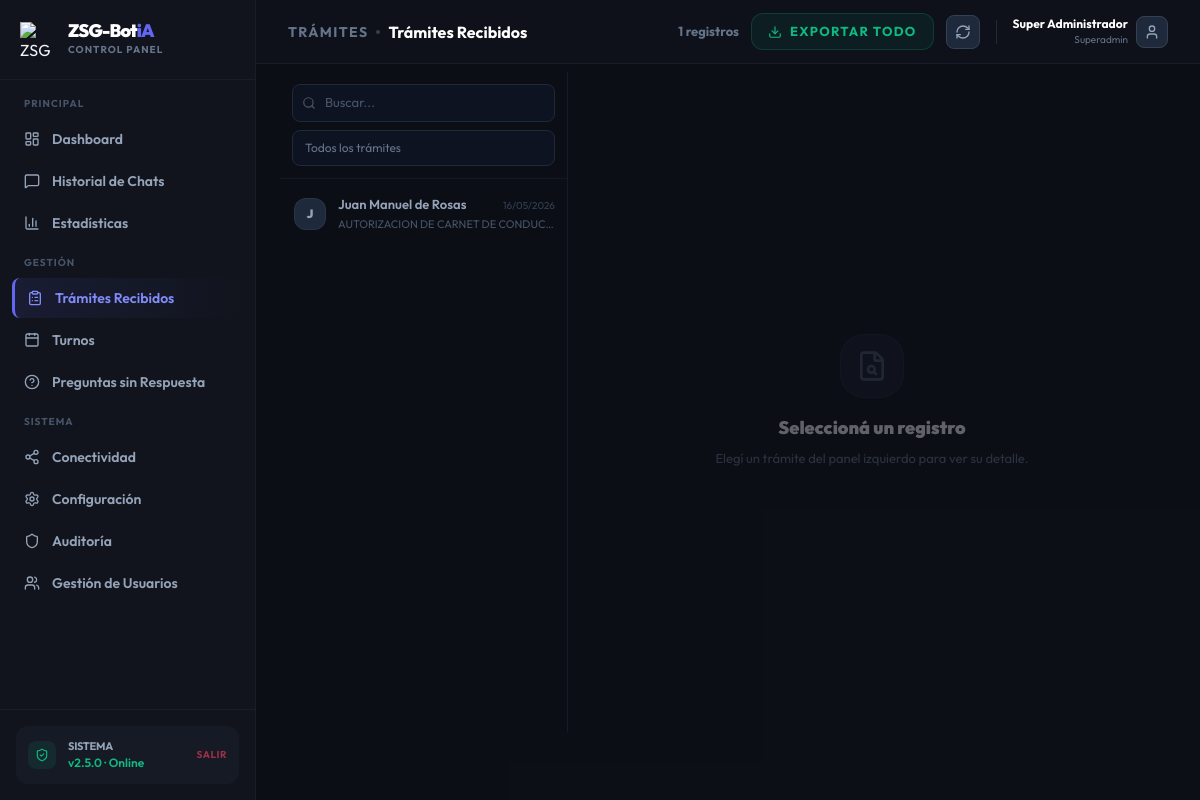
The page /admin/submissions (signed in) on the database its author committed.
### tables this page shows
CREATE TABLE admin_users (
            id            INTEGER PRIMARY KEY AUTOINCREMENT,
            username      TEXT UNIQUE NOT NULL,
            full_name     TEXT NOT NULL,
            email         TEXT,
            password_hash TEXT NOT NULL,
            role          TEXT NOT NULL DEFAULT 'operator',
            is_active     INTEGER NOT NULL DEFAULT 1,
            created_by    INTEGER,
            created_at    TIMESTAMP DEFAULT CURRENT_TIMESTAMP,
            last_login    TIMESTAMP
        );

CREATE TABLE user_profiles (user_id TEXT PRIMARY KEY, full_name TEXT, created_at TIMESTAMP DEFAULT CURRENT_TIMESTAMP, avatar_url TEXT);

CREATE TABLE form_submissions (
        id INTEGER PRIMARY KEY AUTOINCREMENT,
        thread_id TEXT,
        topic TEXT,
        data TEXT,
        status TEXT DEFAULT 'pending',
        created_at TIMESTAMP DEFAULT CURRENT_TIMESTAMP
    );

### src/main.py (the view)
@app.get("/admin/submissions", response_class=HTMLResponse)
async def view_submissions(request: Request, user: dict = Depends(require_permission("submissions"))):
    submissions = []
    try:
        conn = sqlite3.connect(os.path.join(ROOT_DIR, "settings.sqlite")); conn.row_factory = sqlite3.Row
        cursor = conn.cursor()
        try:
            cursor.execute("SELECT topic FROM form_submissions LIMIT 1")
        except:
            cursor.execute("ALTER TABLE form_submissions RENAME COLUMN form_topic TO topic")
            conn.commit()
        cursor.execute("SELECT * FROM form_submissions ORDER BY created_at DESC")
        raw_submissions = cursor.fetchall()
        for s in raw_submissions:
            sub = dict(s)
            cursor.execute("SELECT full_name FROM user_profiles WHERE user_id = ? OR CAST(user_id AS TEXT) = ?", (sub['thread_id'], str(sub['thread_id'])))
            name_row = cursor.fetchone()
            sub['user_name'] = name_row[0] if name_row else "Usuario Desconocido"
            try:
                sub['parsed_data'] = json.loads(sub['data'])
            except:
                sub['parsed_data'] = {"Error": "Datos no legibles"}
            try:
                dt = datetime.fromisoformat(sub['created_at'].replace(' ', 'T'))
                sub['formatted_date'] = dt.strftime("%d/%m/%Y %H:%M")
            except:
                sub['formatted_date'] = sub['created_at']
            cursor.execute("SELECT file_path, file_name, file_type, context FROM attachments WHERE form_id = ? ORDER BY created_at DESC", (sub['id'],))
            sub['attachments'] = [dict(a) for a in cursor.fetchall()]
            if not sub['attachments']:
                cursor.execute("SELECT file_path, file_name, file_type, context FROM attachments WHERE thread_id = ? AND form_id IS NULL ORDER BY created_at DESC", (sub['thread_id'],))
                sub['attachments'] = [dict(a) for a in cursor.fetchall()]
            submissions.append(sub)
        conn.close()
    except Exception as e:
        logging.error(f"Error cargando submissions: {e}")
    return templates.TemplateResponse(request=request, name="admin/submissions.html", context={"submissions": submissions, "active_section": "tramites", "user": user})

### templates/admin/submissions.html (shortened to what this page needs)
{% extends "admin/layout.html" %}
{% block breadcrumb %}Trámites{% endblock %}
{% block section_title %}Trámites Recibidos{% endblock %}
{% block header_actions %}
    <div class="flex items-center gap-3">
        <span class="text-[13px] font-bold text-slate-500 hidden md:block">{{ submissions|length }} registros</span>
        <button onclick="exportToCSV()" class="flex items-center gap-2 px-4 py-2 bg-emerald-600/10 text-emerald-500 border border-emerald-500/20 hover:bg-emerald-600 hover:text-white rounded-xl text-[13px] font-bold uppercase tracking-widest transition-all">
            <i data-lucide="download" class="w-3.5 h-3.5"></i> Exportar todo
        </button>
        <button onclick="window.location.reload()" class="p-2 bg-slate-800 border border-slate-700 text-slate-400 hover:text-white rounded-lg transition-all">
            <i data-lucide="refresh-cw" class="w-4 h-4"></i>
        </button>
    </div>
{% endblock %}
{% block content %}
<div class="flex h-[calc(100vh-140px)] -mt-0 lg:-mt-4 overflow-hidden">
    <aside class="w-64 lg:w-72 flex flex-col border-r border-slate-800/50 shrink-0">
        <div class="px-3 py-3 space-y-2 border-b border-slate-800/40">
            <div class="relative">
                <i data-lucide="search" class="absolute left-2.5 top-1/2 -translate-y-1/2 w-3.5 h-3.5 text-slate-600"></i>
                <input id="searchInput" type="text" placeholder="Buscar..." oninput="filterSubmissions()"
                    class="w-full bg-slate-900/60 border border-slate-800 rounded-lg py-2 pl-8 pr-3 text-[13px] text-white placeholder-slate-600 outline-none focus:border-brand-500/50 transition-all">
            </div>
            <select id="topicFilter" onchange="filterSubmissions()"
                class="w-full bg-slate-900/60 border border-slate-800 rounded-lg py-2 px-3 text-[12px] text-slate-500 outline-none focus:border-brand-500/50 transition-all appearance-none cursor-pointer">
                <option value="">Todos los trámites</option>
                {% set seen = [] %}
            </select>
        </div>
        <div class="flex-1 overflow-y-auto custom-scrollbar py-1" id="submissionsList">
            {% for s in submissions %}
            <div id="sub-{{ s.id }}"
                 data-name="{{ s.user_name|lower }}"
                 data-topic="{{ s.topic }}"
                 onclick="showSubmission({{ s.id }})"
                 class="sub-row group flex items-center gap-3 px-3 py-3 cursor-pointer hover:bg-slate-800/30 transition-all">
                <div class="w-8 h-8 rounded-xl bg-slate-800 border border-slate-700/50 flex items-center justify-center text-slate-400 font-black text-xs shrink-0 group-hover:border-slate-600 transition-all">
                    {{ s.user_name[:1]|upper }}
                </div>
                <div class="flex-1 min-w-0">
                    <div class="flex justify-between items-baseline gap-1">
                        <span class="sub-name text-[13px] font-semibold text-slate-400 group-hover:text-white transition-colors truncate">{{ s.user_name }}</span>
                        <span class="text-[10px] text-slate-700 shrink-0">{{ s.formatted_date.split(' ')[0] }}</span>
                    </div>
                    <p class="text-[11px] text-slate-600 truncate mt-0.5">{{ s.topic }}</p>
                </div>
            </div>
            {% endfor %}
        </div>
    </aside>
    <div class="flex-1 flex flex-col min-w-0 overflow-hidden">
        <div id="emptyDetail" class="flex-1 flex flex-col items-center justify-center text-center p-10 opacity-35">
            <div class="w-16 h-16 rounded-3xl bg-slate-800/50 border border-slate-700/30 flex items-center justify-center mb-4">
                <i data-lucide="file-search" class="w-8 h-8 text-slate-600"></i>
            </div>
            <h3 class="text-lg font-black text-white">Seleccioná un registro</h3>
            <p class="text-[13px] text-slate-500 mt-1.5 max-w-xs leading-relaxed">Elegí un trámite del panel izquierdo para ver su detalle.</p>
        </div>
    </div>
</div>
{% endblock %}

### templates/admin/layout.html (shortened to what this page needs)
<!DOCTYPE html>
<html lang="es" class="dark">
<head>
    <script src="https://cdn.tailwindcss.com"></script>
</head>
<body class="h-screen overflow-hidden flex font-sans">
    <aside id="main-sidebar" class="fixed inset-y-0 left-0 z-50 w-64 bg-panel border-r border-slate-800/50 flex flex-col shrink-0 transition-transform duration-300 -translate-x-full lg:translate-x-0 lg:static lg:z-auto">
        <div class="h-20 flex items-center px-5 border-b border-slate-800/50 shrink-0">
            <div class="flex items-center gap-3">
                <img src="/static/Logo-ZSG-Bot-iA-Circulo.png" alt="ZSG Logo" class="w-9 h-9 object-contain">
                <div>
                    <span class="block text-lg font-black tracking-tighter text-white leading-none">ZSG-Bot<span class="text-brand-500">iA</span></span>
                    <span class="text-[10px] font-bold text-slate-500 uppercase tracking-widest block mt-0.5">Control Panel</span>
                </div>
            </div>
        </div>
        <nav class="flex-1 py-4 overflow-y-auto custom-scrollbar">
            <div class="px-3 mb-3">
                <p class="text-[10px] font-bold text-slate-600 uppercase tracking-widest px-3 mb-2">Principal</p>
                <div class="space-y-0.5">
                    {% if not user or 'dashboard' in user.permissions %}
                    <a href="/admin" class="nav-item flex items-center gap-3 px-3 py-2.5 rounded-lg text-sm font-semibold text-slate-400 hover:text-white hover:bg-slate-800/50 transition-all {% if request.url.path == '/admin' %}active{% endif %}">
                        <i data-lucide="layout-dashboard" class="w-4 h-4 shrink-0"></i> Dashboard
                    </a>
                    {% endif %}
                    {% if not user or 'history' in user.permissions %}
                    <a href="/admin/history" class="nav-item flex items-center gap-3 px-3 py-2.5 rounded-lg text-sm font-semibold text-slate-400 hover:text-white hover:bg-slate-800/50 transition-all ">
                        <i data-lucide="message-square" class="w-4 h-4 shrink-0"></i> Historial de Chats
                    </a>
                    {% endif %}
                    {% if not user or 'analytics' in user.permissions %}
                    <a href="/admin/analytics" class="nav-item flex items-center gap-3 px-3 py-2.5 rounded-lg text-sm font-semibold text-slate-400 hover:text-white hover:bg-slate-800/50 transition-all {% if request.url.path == '/admin/analytics' %}active{% endif %}">
                        <i data-lucide="bar-chart-3" class="w-4 h-4 shrink-0"></i> Estadísticas
                    </a>
                    {% endif %}
                </div>
            </div>
            <div class="px-3 mb-3">
                <p class="text-[10px] font-bold text-slate-600 uppercase tracking-widest px-3 mb-2">Gestión</p>
                <div class="space-y-0.5">
                    {% if not user or 'submissions' in user.permissions %}
                    <a href="/admin/submissions" class="nav-item flex items-center gap-3 px-3 py-2.5 rounded-lg text-sm font-semibold text-slate-400 hover:text-white hover:bg-slate-800/50 transition-all {% if request.url.path == '/admin/submissions' %}active{% endif %}">
                        <i data-lucide="clipboard-list" class="w-4 h-4 shrink-0"></i> Trámites Recibidos
                    </a>
                    {% endif %}
                    {% if not user or 'appointments' in user.permissions %}
                    <a href="/admin/appointments" class="nav-item flex items-center gap-3 px-3 py-2.5 rounded-lg text-sm font-semibold text-slate-400 hover:text-white hover:bg-slate-800/50 transition-all {% if request.url.path == '/admin/appointments' %}active{% endif %}">
                        <i data-lucide="calendar" class="w-4 h-4 shrink-0"></i> Turnos
                    </a>
                    {% endif %}
                    {% if not user or 'gaps' in user.permissions %}
                    <a href="/admin/gaps" class="nav-item flex items-center gap-3 px-3 py-2.5 rounded-lg text-sm font-semibold text-slate-400 hover:text-white hover:bg-slate-800/50 transition-all {% if request.url.path == '/admin/gaps' %}active{% endif %}">
                        <i data-lucide="help-circle" class="w-4 h-4 shrink-0"></i> Preguntas sin Respuesta
                    </a>
                    {% endif %}
                </div>
            </div>
            <div class="px-3">
                <p class="text-[10px] font-bold text-slate-600 uppercase tracking-widest px-3 mb-2">Sistema</p>
                <div class="space-y-0.5">
                    {% if not user or 'channels' in user.permissions %}
                    <a href="/admin/channels" class="nav-item flex items-center gap-3 px-3 py-2.5 rounded-lg text-sm font-semibold text-slate-400 hover:text-white hover:bg-slate-800/50 transition-all {% if request.url.path == '/admin/channels' %}active{% endif %}">
                        <i data-lucide="share-2" class="w-4 h-4 shrink-0"></i> Conectividad
                    </a>
                    {% endif %}
                    {% if not user or 'config' in user.permissions %}
                    <a href="/admin/config" class="nav-item flex items-center gap-3 px-3 py-2.5 rounded-lg text-sm font-semibold text-slate-400 hover:text-white hover:bg-slate-800/50 transition-all {% if request.url.path == '/admin/config' %}active{% endif %}">
                        <i data-lucide="settings" class="w-4 h-4 shrink-0"></i> Configuración
                    </a>
                    {% endif %}
                    {% if not user or 'audit' in user.permissions %}
                    <a href="/admin/audit" class="nav-item flex items-center gap-3 px-3 py-2.5 rounded-lg text-sm font-semibold text-slate-400 hover:text-white hover:bg-slate-800/50 transition-all {% if request.url.path == '/admin/audit' %}active{% endif %}">
                        <i data-lucide="shield" class="w-4 h-4 shrink-0"></i> Auditoría
                    </a>
                    {% endif %}
                    {% if user and user.role == 'superadmin' %}
                    <a href="/admin/users" class="nav-item flex items-center gap-3 px-3 py-2.5 rounded-lg text-sm font-semibold text-slate-400 hover:text-white hover:bg-slate-800/50 transition-all {% if request.url.path == '/admin/users' %}active{% endif %}">
                        <i data-lucide="users" class="w-4 h-4 shrink-0"></i> Gestión de Usuarios
                    </a>
                    {% endif %}
                </div>
            </div>
        </nav>
        <div class="p-4 border-t border-slate-800/50 shrink-0">
            <div class="bg-slate-800/30 rounded-xl p-3 flex items-center gap-3">
                <div id="sidebar-status-dot" class="w-7 h-7 rounded-lg bg-emerald-500/10 flex items-center justify-center text-emerald-500 shrink-0">
                    <i data-lucide="shield-check" class="w-3.5 h-3.5"></i>
                </div>
                <div class="flex-1 min-w-0">
                    <p class="text-[11px] font-bold text-slate-400 uppercase tracking-tight">Sistema</p>
                    <p class="text-[12px] font-semibold text-emerald-500">v2.5.0 · Online</p>
                </div>
                <a href="/logout" class="text-[10px] font-bold text-rose-500/60 hover:text-rose-500 transition-colors uppercase tracking-wider shrink-0">Salir</a>
            </div>
        </div>
    </aside>
    <main class="flex-1 flex flex-col min-w-0 bg-[#0c0f16]/50">
        <header class="h-16 bg-panel/50 border-b border-slate-800/50 flex items-center justify-between px-4 lg:px-8 shrink-0">
            <div class="flex items-center gap-3">
                <div class="flex items-center gap-2">
                    <h2 class="text-[12px] lg:text-sm font-bold text-slate-500 uppercase tracking-widest">{% block breadcrumb %}Dashboard{% endblock %}</h2>
                    <div class="w-1 h-1 bg-slate-700 rounded-full"></div>
                    <h1 class="text-sm lg:text-base font-bold text-white truncate max-w-[140px] lg:max-w-none">{% block section_title %}Resumen{% endblock %}</h1>
                </div>
            </div>
            <div class="flex items-center gap-3 lg:gap-4">
                {% block header_actions %}{% endblock %}
                <div class="flex items-center gap-2 group">
                    <div class="text-right hidden sm:block">
                        <p class="text-xs font-bold text-white">{{ user.full_name if user else 'Admin' }}</p>
                        <p class="text-[10px] text-slate-500">{{ user.role | capitalize if user else '' }}</p>
                    </div>
                    <div class="w-8 h-8 rounded-lg bg-slate-800 border border-slate-700 flex items-center justify-center text-slate-400 group-hover:border-brand-500/50 transition-all">
                        <i data-lucide="user" class="w-4 h-4"></i>
                    </div>
                </div>
            </div>
        </header>
        <div class="flex-1 overflow-y-auto flex flex-col relative custom-scrollbar">
            <div class="flex-1 flex flex-col p-0 lg:p-6 page-transition h-full">
                {% block content %}{% endblock %}
            </div>
        </div>
    </main>
</body>
</html>

### rows shown on the page
admin_users: full_name "Super Administrador", role "Superadmin"
user_profiles: full_name "J", user_name "Juan Manuel de Rosas"
form_submissions: topic "AUTORIZACION DE CARNET DE CONDUC…"

### other values the page prints
{{ submissions|length }} "1"
{{ s.formatted_date.split(' ')[0] }} "16/05/2026"
